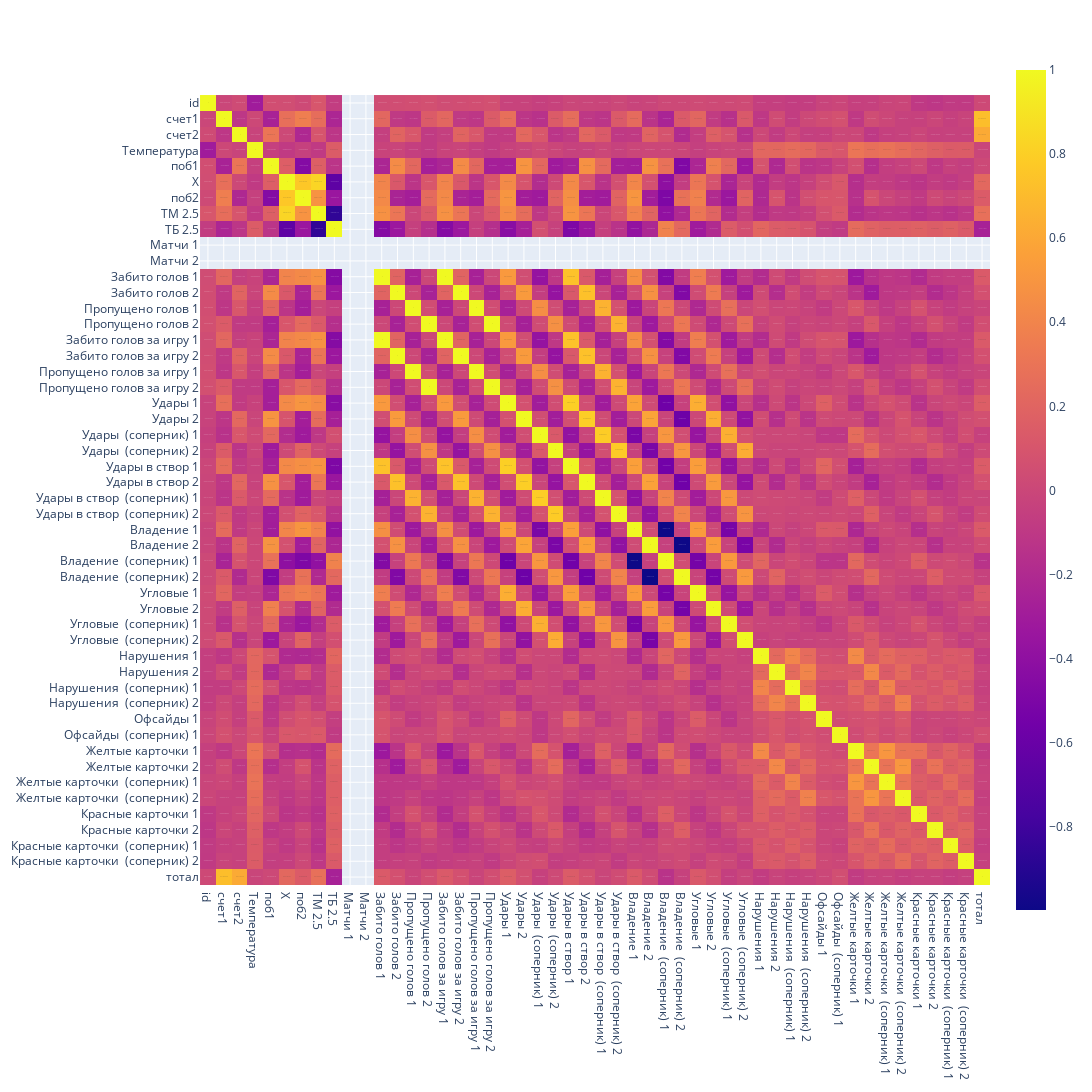

Notebook source saved alongside this figure:
### Code cell
fig = px.imshow(
    df.corr(),
    text_auto=True,
    height=1400,
    width=1400
)
fig.show()

### Figure 1 — Plotly figure (JSON) as saved in the notebook; plotly's stock layout.template omitted (floating-point values rounded to 4 significant figures; data arrays with more than 128 entries replaced by an {"elided": "..."} marker saying what was removed)
{"data": [{"coloraxis": "coloraxis", "hovertemplate": "x: %{x}<br>y: %{y}<br>color: %{z}<extra></extra>", "name": "0", "texttemplate": "%{z}", "type": "heatmap", "x": ["id", "счет1", "счет2", "Температура", "поб1", "X", "поб2", "ТМ 2.5", "ТБ 2.5", "Матчи 1", "Матчи 2", "Забито голов 1", "Забито голов 2", "Пропущено голов 1", "Пропущено голов 2", "Забито голов за игру 1", "Забито голов за игру 2", "Пропущено голов за игру 1", "Пропущено голов за игру 2", "Удары 1", "Удары 2", "Удары  (соперник) 1", "Удары  (соперник) 2", "Удары в створ 1", "Удары в створ 2", "Удары в створ  (соперник) 1", "Удары в створ  (соперник) 2", "Владение 1", "Владение 2", "Владение  (соперник) 1", "Владение  (соперник) 2", "Угловые 1", "Угловые 2", "Угловые  (соперник) 1", "Угловые  (соперник) 2", "Нарушения 1", "Нарушения 2", "Нарушения  (соперник) 1", "Нарушения  (соперник) 2", "Офсайды 1", "Офсайды  (соперник) 1", "Желтые карточки 1", "Желтые карточки 2", "Желтые карточки  (соперник) 1", "Желтые карточки  (соперник) 2", "Красные карточки 1", "Красные карточки 2", "Красные карточки  (соперник) 1", "Красные карточки  (соперник) 2", "тотал"], "xaxis": "x", "y": ["id", "счет1", "счет2", "Температура", "поб1", "X", "поб2", "ТМ 2.5", "ТБ 2.5", "Матчи 1", "Матчи 2", "Забито голов 1", "Забито голов 2", "Пропущено голов 1", "Пропущено голов 2", "Забито голов за игру 1", "Забито голов за игру 2", "Пропущено голов за игру 1", "Пропущено голов за игру 2", "Удары 1", "Удары 2", "Удары  (соперник) 1", "Удары  (соперник) 2", "Удары в створ 1", "Удары в створ 2", "Удары в створ  (соперник) 1", "Удары в створ  (соперник) 2", "Владение 1", "Владение 2", "Владение  (соперник) 1", "Владение  (соперник) 2", "Угловые 1", "Угловые 2", "Угловые  (соперник) 1", "Угловые  (соперник) 2", "Нарушения 1", "Нарушения 2", "Нарушения  (соперник) 1", "Нарушения  (соперник) 2", "Офсайды 1", "Офсайды  (соперник) 1", "Желтые карточки 1", "Желтые карточки 2", "Желтые карточки  (соперник) 1", "Желтые карточки  (соперник) 2", "Красные карточки 1", "Красные карточки 2", "Красные карточки  (соперник) 1", "Красные карточки  (соперник) 2", "тотал"], "yaxis": "y", "z": {"elided": "50x50 float values"}}], "layout": {"coloraxis": {"colorscale": [[0, "#0d0887"], [0.1111, "#46039f"], [0.2222, "#7201a8"], [0.3333, "#9c179e"], [0.4444, "#bd3786"], [0.5556, "#d8576b"], [0.6667, "#ed7953"], [0.7778, "#fb9f3a"], [0.8889, "#fdca26"], [1, "#f0f921"]]}, "height": 1400, "margin": {"t": 60}, "width": 1400, "xaxis": {"anchor": "y", "constrain": "domain", "domain": [0, 1], "scaleanchor": "y"}, "yaxis": {"anchor": "x", "autorange": "reversed", "constrain": "domain", "domain": [0, 1]}}}
